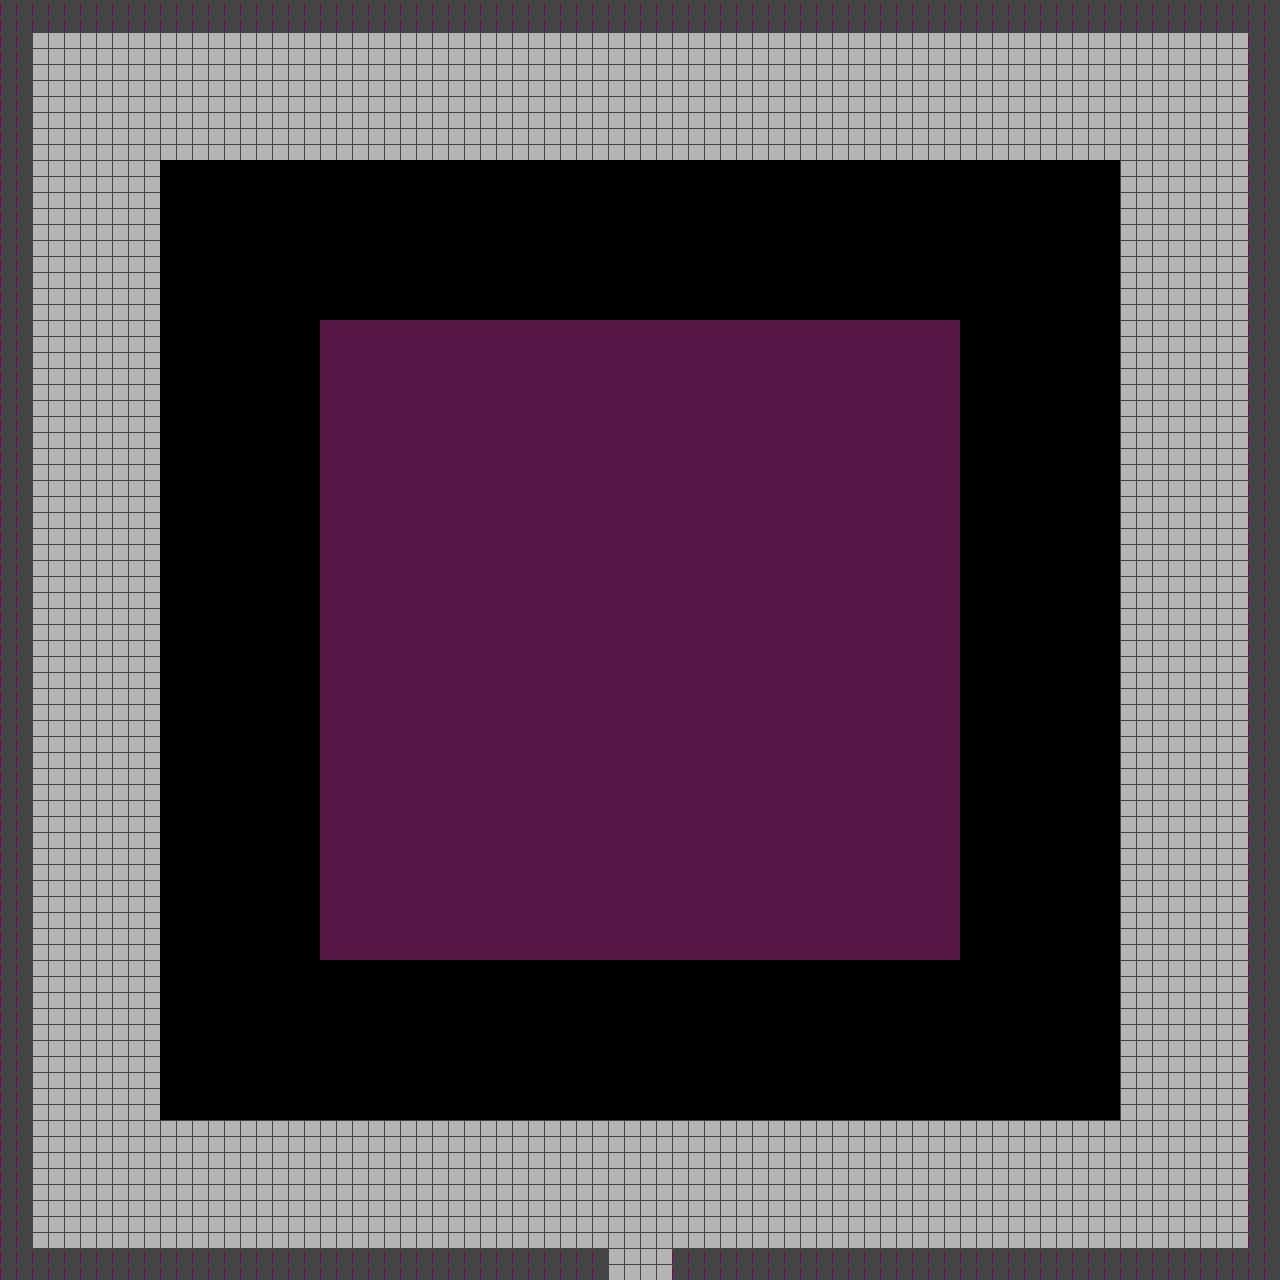

This is a level from a 2D game, rendered from its Tiled map with the project's own tilesets. A one-line summary and the map file follow, with tile-layer data summarised:
An orthogonal 80x80 tile map with 16x16 px tiles, 1 tile layer (background) and 8 objects (boss, exit_area, zone_a5, zone_a4, zone_a3, ...).

<map version="1.10" tiledversion="1.10.2" orientation="orthogonal" renderorder="right-down" width="80" height="80" tilewidth="16" tileheight="16" infinite="0" nextlayerid="19" nextobjectid="45">
 <tileset firstgid="1" source="hackceler_test.tsx" />
 <layer id="1" name="background" width="80" height="80">
  <data>[6400 cells, 6400 non-empty, 4 distinct tile ids]</data>
 </layer>
 <objectgroup id="5" name="Interactions">
   <object id="40" name="boss" x="640" y="500">
   <properties>
    <property name="version" value="alpha" />
   </properties>
   <point />
  </object>
  <object id="44" name="exit_area" x="560" y="1280" width="160" height="32" />
 </objectgroup>
 <objectgroup id="4" name="walls" class="Wall">
  <object id="43" name="zone_a5" x="672" y="1248" width="608" height="32" />
  <object id="42" name="zone_a4" x="1248" y="0" width="32" height="1280" />
  <object id="16" name="zone_a3" x="0" y="0" width="1280" height="32" />
  <object id="17" name="zone_a2" x="0" y="0" width="32" height="1280" />
  <object id="41" name="zone_a1" x="0" y="1248" width="607.656" height="32" />
 </objectgroup>
 <objectgroup id="3" name="Player">
  <object id="4" name="Player" type="Player" x="640" y="1200">
   <properties>
    <property name="hitbox_height" type="int" value="32" />
    <property name="hitbox_width" type="int" value="32" />
   </properties>
   <point />
  </object>
 </objectgroup>
</map>
